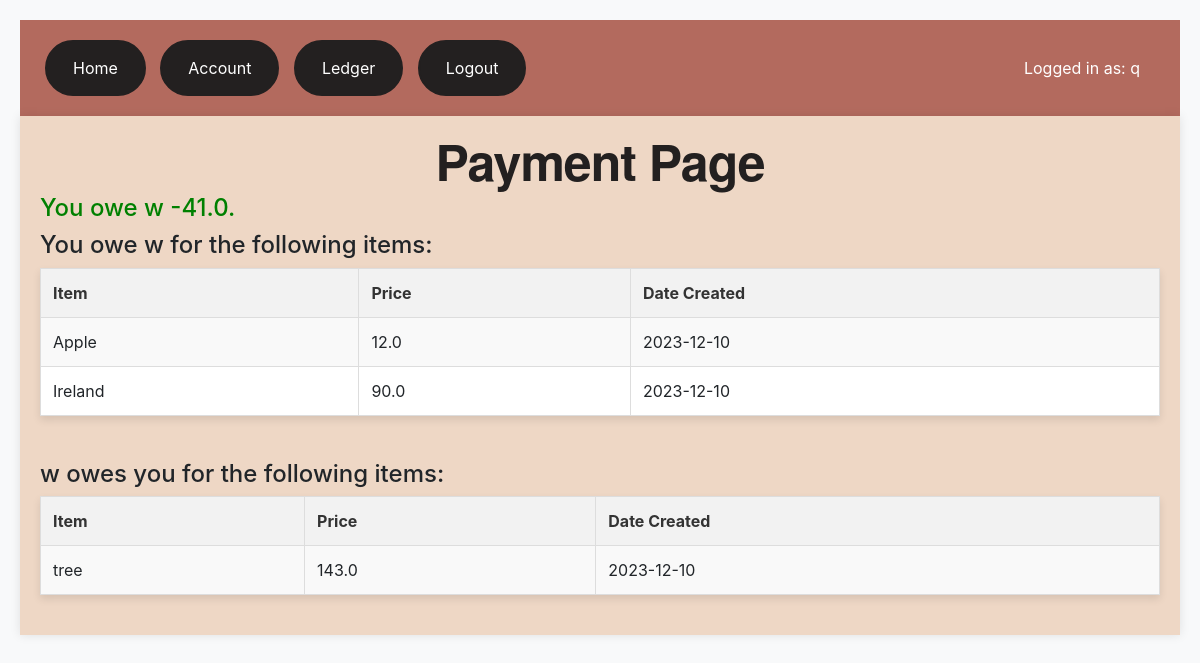
Before: /pay/2 (signed in) with the older database file.
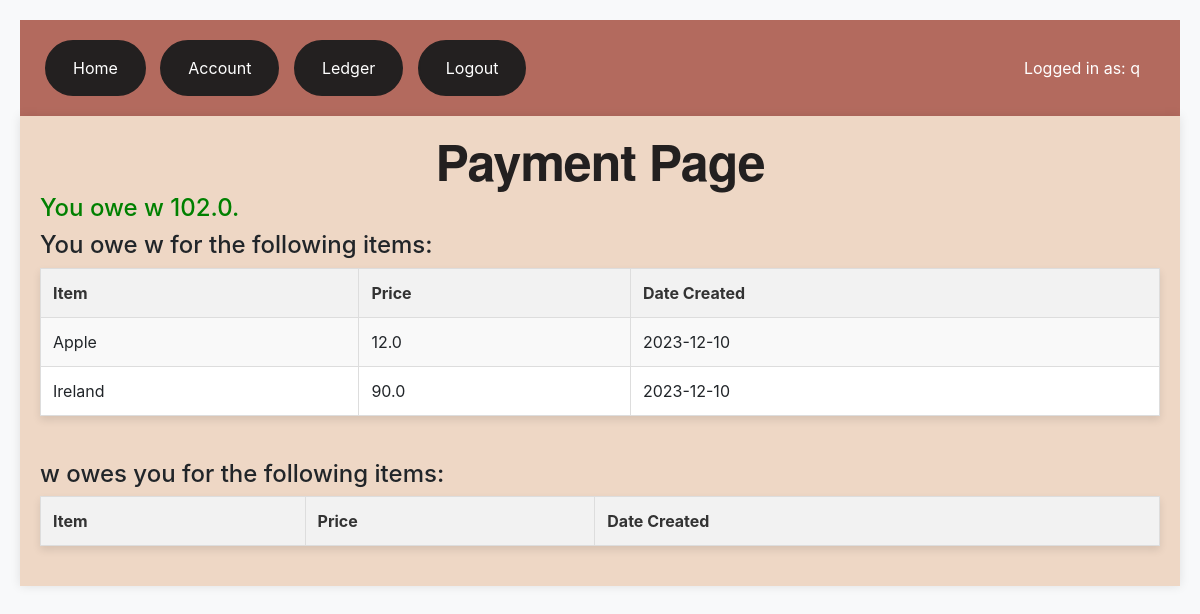
After: the same page with the newer database file.
### app.py (models this page shows, shortened)
class Items(db.Model):
    __tablename__ = 'items'
    id = db.Column(db.Integer, primary_key=True)
    itemName = db.Column(db.String(200), nullable=False)
    itemPrice = db.Column(db.Float, nullable=False)
    payerID = db.Column(db.Integer, db.ForeignKey('users.id'))
    date_created = db.Column(db.DateTime, default=datetime.utcnow)

### app.py (the view)
@app.route('/pay/<int:id>')
def pay(id):
    owed_balance = 0.00
    user_to_pay = Users.query.get_or_404(id)
    if current_user.is_authenticated and current_user != user_to_pay:
        try:
            oweList = Items.query.filter_by(payerID=user_to_pay.id)
            owedList = Items.query.filter_by(payerID=current_user.id)
            oweList_pass = []
            owedList_pass = []
            for item in oweList:
                if current_user in item.users:
                    owed_balance += item.itemPrice
                    oweList_pass.append(item)
            for item in owedList:
                if user_to_pay in item.users:
                    owed_balance -= item.itemPrice
                    owedList_pass.append(item)
            return render_template('payment.html', balance=owed_balance, user_to_pay=user_to_pay, owe_list=oweList_pass, owed_list=owedList_pass)
        except:
            return 'There was an issue loading the pay page for that user'
    else:
        return "You have to log in to pay another user."

### app.py (called while the page is built)
@login_manager.user_loader
def loader_user(user_id):
    return Users.query.get(user_id)

### templates/payment.html (shortened to what this page needs)
{% extends 'base.html' %}
{% block body %}
    <h1>Payment Page</h1>
    <h4 style="color:green">You owe {{user_to_pay.username}} {{balance}}.</h4>
    <h4>You owe {{user_to_pay.username}} for the following items:</h4>
    <table>
        <tr>
            <th>Item</th>
            <th>Price</th>
            <th>Date Created</th>
        </tr>
        {% for item in owe_list %}
        <tr>
            <td>{{ item.itemName }}</td>
            <td>{{ item.itemPrice }}</td>
            <td>{{ item.date_created.date() }}</td>
        </tr>
        {% endfor %}
    </table>
    <br>
    <h4>{{user_to_pay.username}} owes you for the following items:</h4>
    <table>
        <tr>
            <th>Item</th>
            <th>Price</th>
            <th>Date Created</th>
        </tr>
        {% for item in owed_list %}
        <tr>
            <td>{{ item.itemName }}</td>
            <td>{{ item.itemPrice }}</td>
            <td>{{ item.date_created.date() }}</td>
        </tr>
        {% endfor %}
    </table>
{% endblock %}

Changed rows visible on the page:
removed Items: itemName "tree", itemPrice "143.0", date_created "2023-12-10", shown under "w owes you for the following items:"
Other visible differences:
{{ balance }}: "-41.0" → "102.0"
